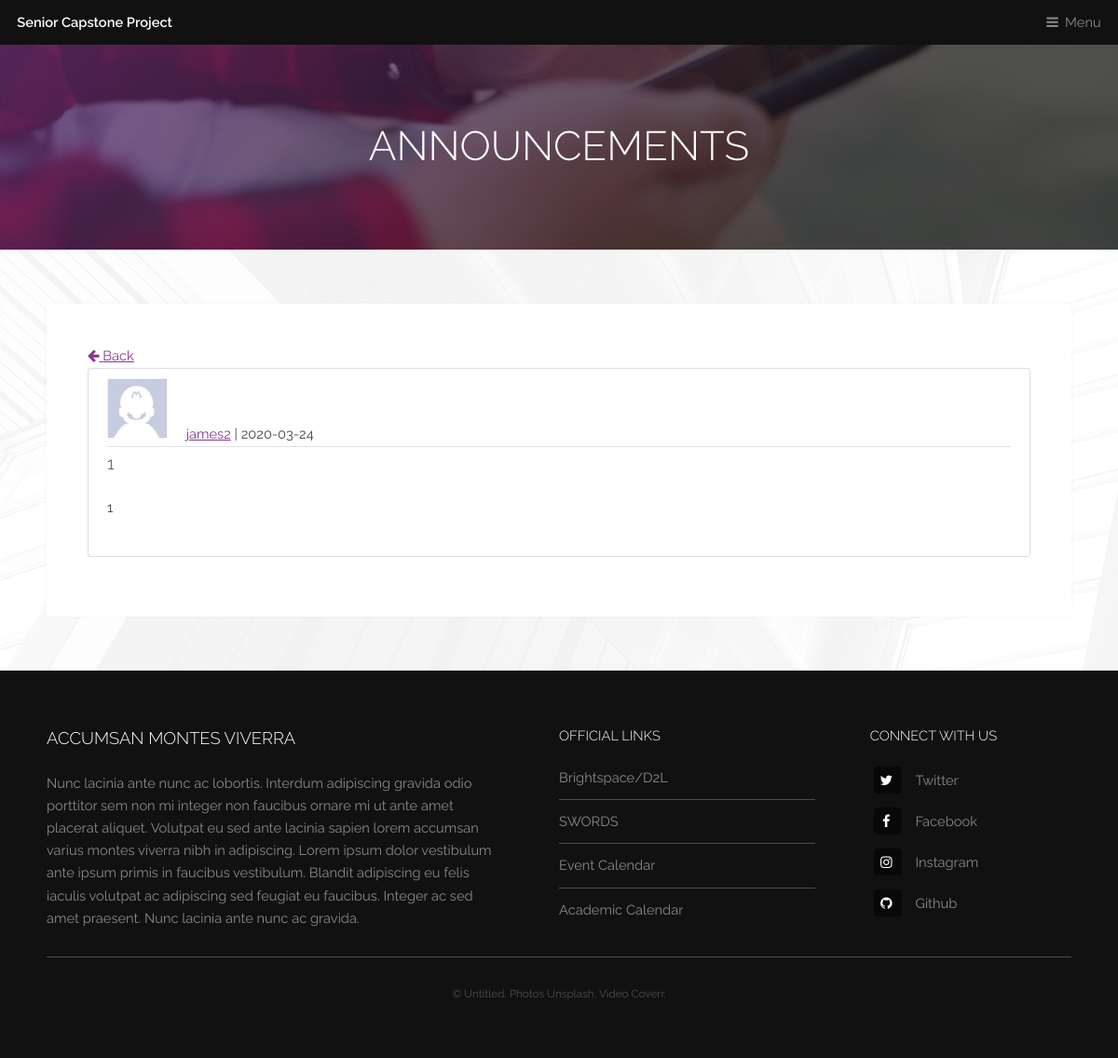
The app's page /news/post/3, older data.
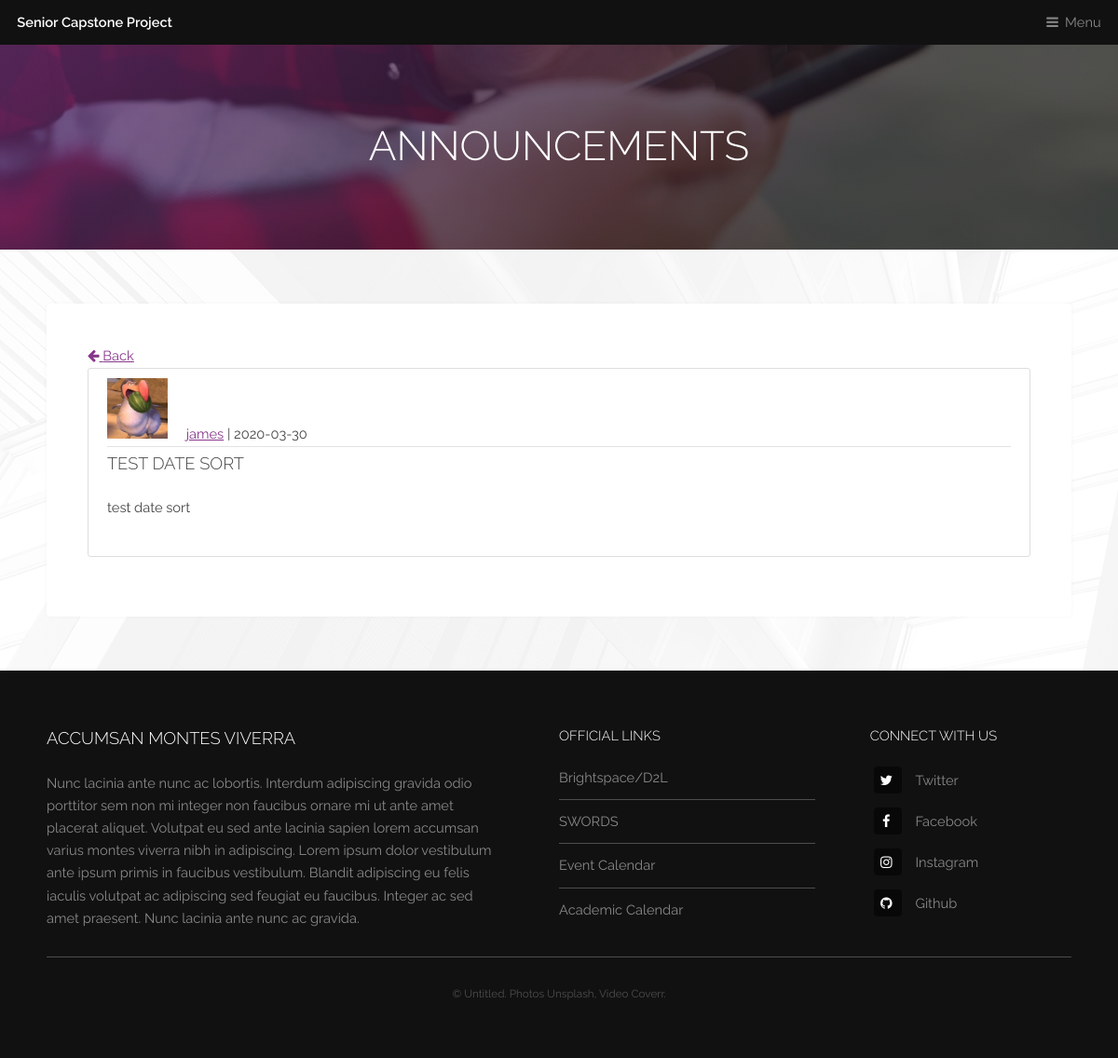
The same page, newer data.
### app/models.py (models this page shows, shortened)
class User(db.Model, UserMixin):
    id = db.Column(db.Integer, primary_key=True)
    username = db.Column(db.String(20), unique=True, nullable=False)
    stu_id = db.Column(db.String(9), unique=True, nullable=False)
    email = db.Column(db.String(60), unique=True, nullable=False)
    image_file = db.Column(db.String(20), nullable=False, default='default.jpg')
    about_me = db.Column(db.String(250))
    last_seen = db.Column(db.DateTime, default=datetime.today())
    password = db.Column(db.String(30), nullable=False)
    posts = db.relationship('Post', backref='author', lazy=True)
    roles = db.relationship('Role', secondary='user_roles',
                            backref=db.backref('users', lazy='dynamic'))

class Post(db.Model):
    id = db.Column(db.Integer, primary_key=True)
    title = db.Column(db.String(100), nullable=False)
    date_posted = db.Column(db.DateTime, nullable=False, default=datetime.utcnow)
    content = db.Column(db.Text, nullable=False)
    user_id = db.Column(db.Integer, db.ForeignKey('user.id'), nullable=False)

### app/routes.py (the view)
def post(post_id):
    create_post = Post.query.get_or_404(post_id)
    return render_template('post.html', title=create_post.title, post=create_post)

### app/routes.py (called while the page is built)
@app.before_request
def before_request():
    if current_user.is_authenticated:
        current_user.last_seen = datetime.utcnow()
        db.session.commit()

### app/templates/post.html (shortened to what this page needs)
<div id="heading" >
    <h1>Announcements</h1>
</div>
{% extends "template.html" %}
{% block content %}
    <section id="main" class="wrapper">
    <div class="inner">
        <div class="content">
        <a class="logo" href="{{ url_for('news') }}"><i class="fa fa-arrow-left"></i> Back </a>
            <article class="media content-section">
                <div class="media-body">
                    <div class="article-metadata">
                        <img class="rounded-circle article-img" src="{{ url_for('static', filename='images/profile_pics/' + post.author.image_file) }}">
                        <a class="mr-2" href="{{ url_for('account', stu_id=post.author.stu_id) }}">{{ post.author.username }}</a>
                        | <small class="text-muted">{{ post.date_posted.strftime('%Y-%m-%d') }}</small>
                    </div>
                <h3 class="article-title">{{ post.title }}</h3>
                <p class="article-content">{{ post.content }}</p>
                </div>
            </article>
        </div>
    </div>
    </section>
{% endblock content %}

Row changes from the older to the newer data that the page shows:
no longer on this page (row unchanged): User: image_file (placeholder picture), author.username "james2"
now on this page (row edited): User: image_file (picture), author.username "james"
changed Post: date_posted "2020-03-24" → "2020-03-30"; title "1" → "TEST DATE SORT"; content "1" → "test date sort"
